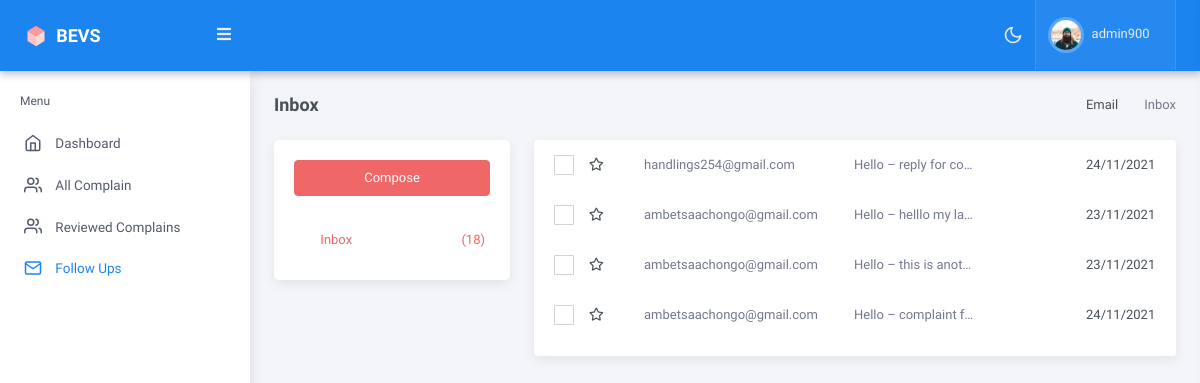
The app's page /complaints/follow_up_committee/ (signed in) with its own data.
### authentification/models.py (models this page shows, shortened)
class User(AbstractUser):
    email = models.EmailField(verbose_name='email',max_length=255,unique=True)
    phone = models.CharField(null=True,max_length=255)
    type = models.CharField(null=True,max_length=255)
    department =  models.CharField(max_length=255,blank=True,null=True)
    REQUIRED_FIELDS = ['username','phone','first_name','last_name','type']
    USERNAME_FIELD = 'email'

### mainapp/models.py (models this page shows, shortened)
class BaseModel(models.Model):
    created_at = models.DateTimeField(auto_now_add=True)
    updated_at = models.DateTimeField(auto_now=True)
    class Meta:
        abstract = True

class FollowUpEmailss(BaseModel):
    user_id =  models.ForeignKey(User,on_delete=models.CASCADE)
    to_email =  models.EmailField()
    subject = models.CharField(max_length=255)
    message =  models.TextField()
    created_at =  models.DateTimeField(auto_now_add=True)
    def email_details_committee(self):
        return reverse("mainapp:email_details_committee", kwargs={
            'id': self.id
        })

### mainapp/views.py (the view, shortened to what this page needs)
# urls.py: path('follow_up_committee/',follow_ups_committee,name="follow_ups_committee"),
@login_required(login_url="authentification:login")
def follow_ups_committee(request):
    user_id =  request.user.id
    user =  request.user
    user_obj = User.objects.get(id=user_id)
    follow_ups =  FollowUpEmailss.objects.filter(to_email = user_obj.email)
    flow = FollowUpEmailss.objects.filter(user_id = user_obj)
    all_users =  User.objects.filter()
    context  ={
        'follow_up' :  follow_ups,
        'all_users' :  all_users,
        'flow' : flow
    }
    return render(request,'follow_up_commitee.html',context)

### mainapp/templates/follow_up_commitee.html (shortened to what this page needs)
<!doctype html>
<html lang="en">
{% include './follow_up_files/head_followup.html' %}
 </head>
    <body data-topbar="dark">
        <div id="layout-wrapper">
        {% include './home_student_files/header.html' %}
        {% include './home_commitee/left_sidebar.html' %}
        {% include './follow_up_committee/follow_up.html' %}
        </div>
</html>

### mainapp/templates/home_student_files/header.html (shortened to what this page needs)
{% load static %}
            <header id="page-topbar">
                <div class="navbar-header">
                    <div class="d-flex">
                        <div class="navbar-brand-box">
                            <a href="index.html" class="logo logo-light">
                                <span class="logo-lg">
                                    <img src="{% static '/dashboard/assets/images/logo-sm.svg' %}" alt="" height="24"> <span class="logo-txt">Bevs</span>
                                </span>
                            </a>
                        </div>
                        <button type="button" class="btn btn-sm px-3 font-size-16 header-item" id="vertical-menu-btn">
                            <i class="fa fa-fw fa-bars"></i>
                        </button>
                    </div>
                    <div class="d-flex">
                        <div class="dropdown d-none d-sm-inline-block">
                            <button type="button" class="btn header-item" id="mode-setting-btn">
                                <i data-feather="moon" class="icon-lg layout-mode-dark"></i>
                            </button>
                        </div>
                        <div class="dropdown d-inline-block">
                            <button type="button" class="btn header-item bg-soft-light border-start border-end" id="page-header-user-dropdown"
                            data-bs-toggle="dropdown" aria-haspopup="true" aria-expanded="false">
                                <img class="rounded-circle header-profile-user" src="{% static '/dashboard/assets/images/users/avatar-1.jpg' %}"
                                    alt="Header Avatar">
                                    {% if request.user.is_authenticated %}
                                <span class="d-none d-xl-inline-block ms-1 fw-medium">{{request.user.username}}</span>
                                {% endif %}
                                <i class="mdi mdi-chevron-down d-none d-xl-inline-block"></i>
                            </button>
                        </div>
                    </div>
                </div>
            </header>

### mainapp/templates/follow_up_committee/follow_up.html (shortened to what this page needs)
{% load static %}
            <div class="main-content">
                <div class="page-content">
                    <div class="container-fluid">
                        <div class="row">
                            <div class="col-12">
                                <div class="page-title-box d-sm-flex align-items-center justify-content-between">
                                    <h4 class="mb-sm-0 font-size-18">Inbox</h4>
                                    <div class="page-title-right">
                                        <ol class="breadcrumb m-0">
                                            <li class="breadcrumb-item"><a href="javascript: void(0);">Email</a></li>
                                            <li class="breadcrumb-item active">Inbox</li>
                                        </ol>
                                    </div>
                                </div>
                            </div>
                        </div>
                        <div class="row">
                            <div class="col-12">
                                <div class="email-leftbar card">
                                    <button type="button" class="btn btn-danger w-100 waves-effect waves-light" data-bs-toggle="modal" data-bs-target="#composemodal">
                                        Compose
                                    </button>
                                    <div class="mail-list mt-4">
                                        <a href="#" class="active"><i class="mdi mdi-email-outline me-2"></i> Inbox <span class="ms-1 float-end">(18)</span></a>
                                    </div>
                                </div>
                                <div class="email-rightbar mb-3">
                                    <div class="card">
                                        <ul class="message-list">
                                        {% if follow_up %}
                                        {% for d in follow_up %}
                                            <li>
                                                <div class="col-mail col-mail-1">
                                                    <div class="checkbox-wrapper-mail">
                                                    </div>
                                                    <a href="{{d.email_details_committee}}" class="title">{{d.user_id.email}}</a><span class="star-toggle far fa-star"></span>
                                                </div>
                                                <div class="col-mail col-mail-2">
                                                    <a href="{{d.email_details_committee}}" class="subject">Hello – <span class="teaser">{{d.subject}}</span>
                                                    </a>
                                                    <div class="date">{{d.created_at.day}}/{{d.created_at.month}}/{{d.created_at.year}}</div>
                                                </div>
                                            </li>
                                        {% endfor %}
                                        {% endif %}
                                           {% if flow %}
                                        {% for f in flow %}
                                            <li>
                                                <div class="col-mail col-mail-1">
                                                    <div class="checkbox-wrapper-mail">
                                                    </div>
                                                    <a href="{{f.email_details_committee}}" class="title">{{f.user_id.email}}</a><span class="star-toggle far fa-star"></span>
                                                </div>
                                                <div class="col-mail col-mail-2">
                                                    <a href="{{f.email_details_committee}}" class="subject">Hello – <span class="teaser">{{f.subject}}</span>
                                                    </a>
                                                    <div class="date">{{f.created_at.day}}/{{f.created_at.month}}/{{f.created_at.year}}</div>
                                                </div>
                                            </li>
                                        {% endfor %}
                                        {% endif %}
                                        </ul>
                                    </div>
                                </div>
                            </div>
                        </div>
                    </div>
                </div>
            </div>

### records on screen
User: user.username "admin900"
FollowUpEmailss: user_id.email "handlings254@gmail.com", subject "reply for co…", created_at.day "24", created_at.month "11", created_at.year "2021"
FollowUpEmailss: user_id.email "ambetsaachongo@gmail.com", subject "helllo my la…", created_at.day "23", created_at.month "11", created_at.year "2021"
FollowUpEmailss: user_id.email "ambetsaachongo@gmail.com", subject "this is anot…", created_at.day "23", created_at.month "11", created_at.year "2021"
FollowUpEmailss: user_id.email "ambetsaachongo@gmail.com", subject "complaint f…", created_at.day "24", created_at.month "11", created_at.year "2021"
